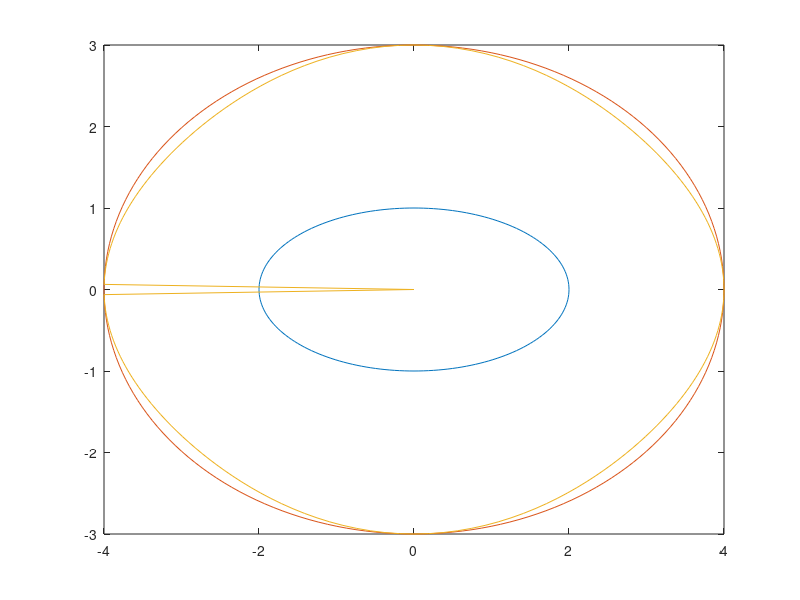

MATLAB code to generate this figure:
% ------------------------------
% Author: Vishnu S. Chipade
% Email: vishnuc@umich.edu
% ------------------------------

a=2;
b=1;
R=2;
x1=a*cos(0:pi/100:2*pi);
y1=b*sin(0:pi/100:2*pi);
x2=(a+R)*cos(0:pi/100:2*pi);
y2=(b+R)*sin(0:pi/100:2*pi);

for i=1:length(x1);
    if y1(i)>=0
        m1=-2*b*x1(i)/sqrt(a^2-x1(i)^2);
        m2=-1/m1;
        theta1=atan(m2);
        if theta1<0
            theta1=theta1+pi;
        end
        x3(i)=x1(i)+R*cos(theta1);
        y3(i)=y1(i)+R*sin(theta1);
    else
         m1=2*b*x1(i)/sqrt(a^2-x1(i)^2);
        m2=-1/m1;
        theta1=atan(m2);
        if theta1>0
            theta1=theta1+pi;
        end
        x3(i)=x1(i)+R*cos(theta1);
        y3(i)=y1(i)+R*sin(theta1);
    end
end
    
figure
plot(x1,y1,x2,y2,x3,y3)
